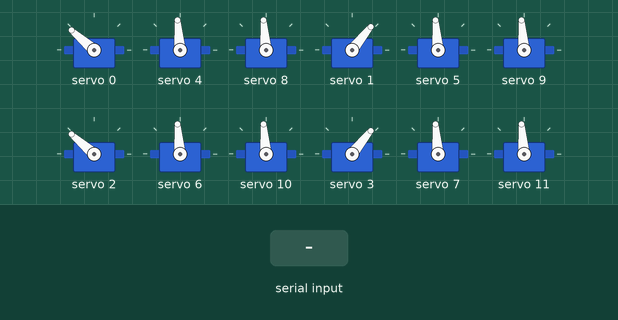
Simulated run of this sketch. Board: Arduino Uno, built with avr-gcc and run on an emulated ATmega328P. Shown: 12 × servo. Inputs (shaded band) come from the test bench.

Above: at 1.2 s.
1.3 s: "w" received over Serial
At 2.4 s:
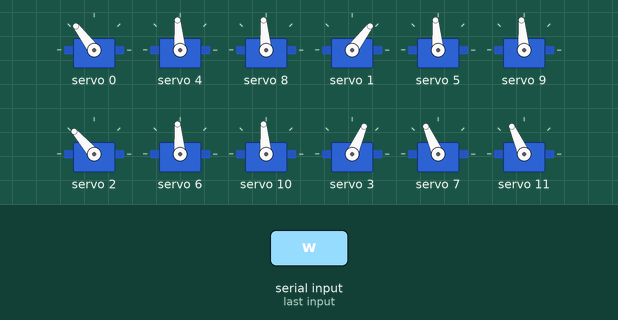
4.3 s: byte 83 ('S') received over Serial
At 4.6 s:
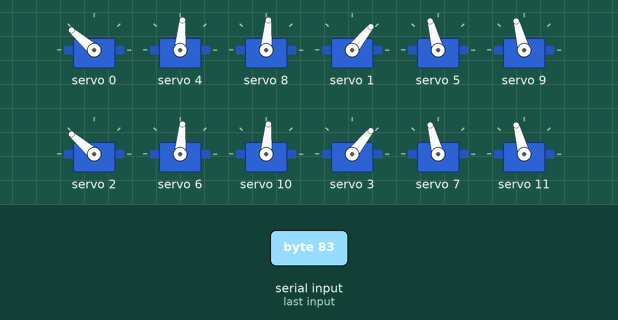
5.8 s: byte 50 ('2') received over Serial
At 6.9 s:
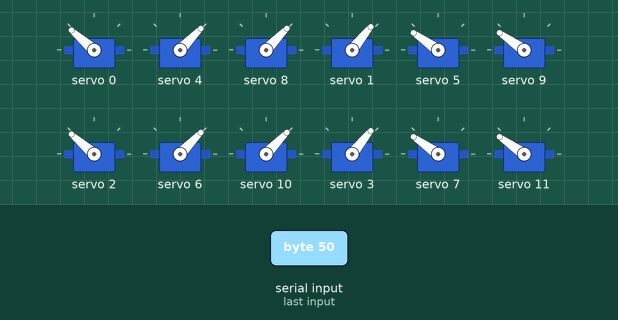
7.3 s: byte 68 ('D') received over Serial
At 7.9 s:
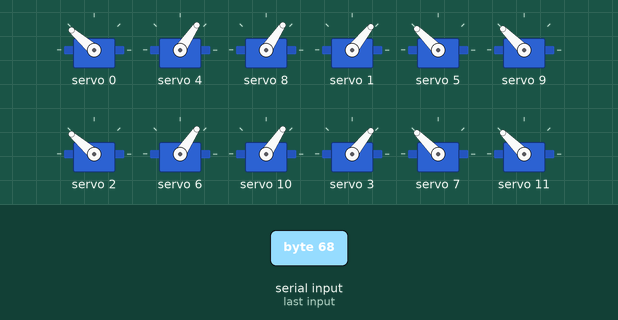
8.8 s: "t" received over Serial
At 10.0 s:
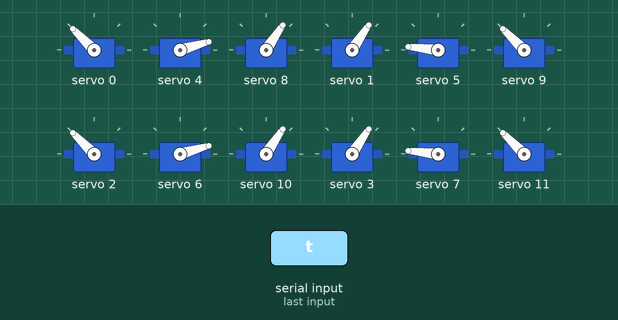
10.3 s: "g" received over Serial
At 11.4 s:
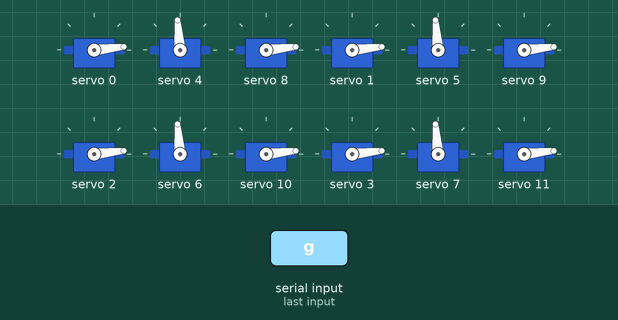
Timing chart, 0 to 12.8 s (numbered marks = the images above; inputs shaded):
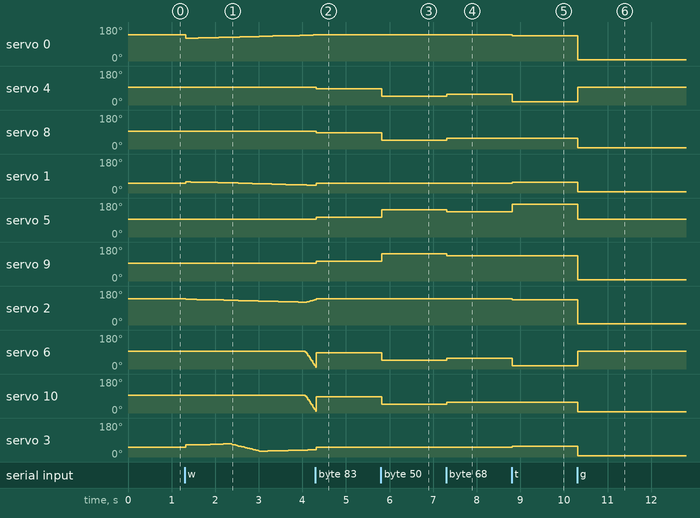

The sketch:

quadruped_class.ino
```cpp
//#include <Wire.h>
#include <EEPROM.h>
//#include <Adafruit_PWMServoDriver.h>
#include <SoftwareSerial.h>
//#include "Legs.h"
#include "Quadruped.h"

#define Total_legs  4
#define DOF_leg 3
#define Total_motors Total_legs*DOF_leg

SoftwareSerial bluetooth(10, 11); // RX, TX


/*     Frente
    As portas 0,1,2,3 são os "quadril"
        90 graus (do servo) é a posição paralela aos "olhos" do robô (ou seja, perpendicular ao corpo)
        90º do servo é equivalente à 0 na função "mover"
    As portas 4,5,6,7 são os "joelho"
        0º da função é a posição em que as patas ficam na altura da base do robô
    As portas 8,9,10,11 são os "pe"
        0º da função é a posição em que as patas ficam na altura da base do robô
                 _________
    ____________|         |_____________
   |__8______4__|0       1|______5___9__|
                |         |
    ____________|         |______________
   |_11______7__|3       2|______6___10__|
                |_________|
   pe^ joelho^   ^quadril^
*/
const int pos_lado[Total_motors]={-70,-70,70,70,  0,0,0,0};
//int altura[4] = {0,0,0,0};
//bool de_lado = 0;
//bool modo_omni=0;
//float phase[4] = {0, 0, 0, 0};
//float phase[4] = {0, 25, 50, 75};
//float phase[4] = {0, 50, 0, 50};

char S;
char p40[Total_motors]    = {40,-40,-40,40, 40,40,40,40};
char teste[Total_motors]  = {0,0,0,0, 90,90,90,90};
//char teste[Total_motors]  = {40,40,40,40, 40,40,40,40};

Quadruped quadruped(3);

void setup(){
  //float phase[4] = {0, 0, 0, 0};
  float phase[4] = {0, 25, 50, 75};
//  float phase[4] = {0, 50, 0, 50};

  quadruped.set_curve_parameters(0,30,40,50, 90, 95, 100);
  //Serial.begin(115200);
//  quadruped.set_curve_parameters(0,24,37.5,50, 60, 80, 100);
  quadruped.set_phase(phase);
  quadruped.set_amp_alpha(40);
  quadruped.set_amp_beta(120);
  quadruped.set_speed(100);
  quadruped.set_resolution(500);
//  quadruped.beta_negative();
  quadruped.begin();
  S='0';
  //bluetooth.begin(9600);
}

void loop() {
  /*quadruped.plot_curves(0);
  if(quadruped.get_alpha() == 0){
    int t=0;
      t=millis();
    while((millis()-t)>4000){
      Serial.println(0);
    }
    delay(5000);
  }
}
*/
  if(Serial.available()){
    S=Serial.read();
  }
  if(S=='t')
    quadruped.mover(p40,1,1);

  if(S=='g'){
    char teste[Total_motors]  = {0,0,0,0, 90,90,90,90};
    quadruped.real_pos(teste);
  }
  if(S=='G'){
    char teste[Total_motors]  = {90,90,90,90, 90,90,90,90};
    quadruped.real_pos(teste);
  }
  if(S=='y'){
    char a[Total_motors] = {60,60,60,60, 0,0,0,0};
    quadruped.walk_pos(a);
  }
  if(S=='h')
    quadruped.walk_pos(teste);

  if(S=='u'){
    char a[Total_motors] = {-60,-30,0,30, 0,0,0,0};
    quadruped.walk_pos(a);
  }
  if(S=='w' || S=='s' || S=='d' || S=='a' || S=='e' || S=='q'){
    if(S=='w')
      quadruped.walk(1,1);
    if(S=='s')
      quadruped.walk(-1,-1);
    if(S=='d')
      quadruped.walk(1,-1);
    if(S=='a')
      quadruped.walk(-1,1);
  }
  if(S=='S'){
    for(int i=0; i<4;i++)
      quadruped.altura[i] +=10;
    S='0';
  }
  if(S=='D'){
    for(int i=0; i<4;i++)
      quadruped.altura[i]-=10;
    S='0';
  }
  if(S=='P'){
    for(int i=0; i<4;i++)
      quadruped.altura[i]=0;
    S='0';
  }

  if(S=='2'){
    for(int i=0; i<4;i++)
      quadruped.altura[i] = 50;
    S='0';
  }
  if(S=='3'){
    for(int i=0; i<4;i++)
      quadruped.altura[i] =-50;
    S='0';
  }
  if(S=='5'){
    for(int i=0; i<2;i++)
      quadruped.altura[i] +=10;
    for(int i=2; i<4;i++)
      quadruped.altura[i] -=10;
    S='0';
  }
  if(S=='6'){
    for(int i=0; i<2;i++)
      quadruped.altura[i] -=10;
    for(int i=2; i<4;i++)
      quadruped.altura[i] +=10;
    S='0';
  }
  if(S=='1'){
    char a[Total_motors] = {0,0,0,0, 0,0,0,0};
    quadruped.mover(a,1,1);
  }

  if(S=='/'){
    Serial.print("new phase: ");
    while(!Serial.available());
    S = Serial.read();
    if(S=='1'){
      float phase[4] = {0, 25, 50, 75};
      quadruped.set_phase(phase);
    }
    if(S=='2'){
      float phase[4] = {0, 50, 0, 50};
      quadruped.set_phase(phase);
    }

    if(S=='5')
      quadruped.set_resolution(500);
    if(S=='6')
      quadruped.set_resolution(200);
    if(S=='7')
      quadruped.set_resolution(100);
    if(S=='8')
      quadruped.set_resolution(70);
    if(S=='9')
      quadruped.set_resolution(30);
    Serial.println(S);
  }

  if(S=='v'){
    Serial.print("new speed: ");
    while(!Serial.available());

    S = Serial.read();

    if(S=='0')
      quadruped.set_speed(0);
    if(S=='1')
      quadruped.set_speed(1);
    if(S=='2')
      quadruped.set_speed(10);
    if(S=='3')
      quadruped.set_speed(100);
    if(S=='4')
      quadruped.set_speed(1000);
    if(S=='5')
      quadruped.set_speed(5000);
    if(S=='6')
      quadruped.set_speed(10000);
    if(S=='7')
      quadruped.set_speed(50000);
    if(S=='8')
      quadruped.set_speed(100000);
    if(S=='9')
      quadruped.set_speed(500000);
    Serial.println(S);
    S='0';
  }

  if(S=='z'){
    Serial.println("----------test mode---------");
    Serial.println("press 'e' for exit");
    while(S!='e'){
      S = Serial.read();
      if(S=='0'){
        char a[Total_motors] = {10,10,-10,-10, 0,0,0,0};
        quadruped.mover(a,1,1);
      }
      if(S=='1'){
        char a[Total_motors] = {-90,-90,90,90, 0,0,0,0};
        quadruped.mover(a,1,1);
      }
      if(S=='2'){
        char a[Total_motors] = {0,0,0,0, -50,-50,-50,-50};
        quadruped.mover(a,1,1);
      }
      if(S=='3'){
        char a[Total_motors] = {0,0,0,0, 90,90,90,90};
        quadruped.mover(a,1,1);
      }
    }
    Serial.println("----------Normal mode---------");
    S='0';
  }

  if(S=='0'){
    int Aa = quadruped.get_amp_alpha()/2;
    char a[Total_motors] = {Aa,Aa,Aa,Aa, 0,0,0,0};
    quadruped.walk_pos(a);
  }
  }


/**/
```

Quadruped.cpp
```cpp
#include <Adafruit_PWMServoDriver.h>
#include <Wire.h>
#include "Arduino.h"
#include "Quadruped.h"

#define SERVOMIN  150 // this is the 'minimum' pulse length count (out of 4096)
#define SERVOMAX  600 // this is the 'maximum' pulse length count (out of 4096)
#define B_REV  (-beta_rev*2+1)

#define INV_PAR (2*(i%2)-1) // "(2*(i%2)-1)" inverte o sinal caso (i) seja par (lado esquerdo)
#define Total_motors DOFs_leg*4

Quadruped::Quadruped(int DOF){
  DOFs_leg=DOF;
  teste=0;
//  pwm.begin();//pode exigir begin -----------------------------------------------------------------------
  //pwm.setPWMFreq(60);//
}
void Quadruped::begin(){
  Serial.begin(115200);
  speed = 1000;
  pwm.begin();//pode exigir begin -----------------------------------------------------------------------
  pwm.setPWMFreq(60);//
}


void Quadruped::real_pos(char pos[]){
  int quadril[4], joelho[4], pe[4];
  for (int i = 0; i < Total_motors; i++) {
    if (i < 4)
      quadril[i] = (int)pos[i];
    else if(i<8)
      joelho[i - 4] = (int)pos[i];
    else
      pe[i - 8] = (int)pos[i];
  }
  for (int i = 0; i < 4; i++) {
    setMotorAngle(i,  quadril[i]);
    setMotorAngle(i+4,joelho[i]);
    setMotorAngle(i+8,pe[i]);
  }
}

void Quadruped::walk_pos(char pos[]){
  int quadril[4], joelho[4], pe[4];
  for (int i = 0; i < Total_motors; i++) {
    if (i < 4)
      quadril[i] = (int)pos[i];
    else if(i<8)
      joelho[i - 4] = (int)pos[i];
    else
      pe[i - 8] = (int)pos[i];
  }
  for (int i = 0; i < 4; i++) {
    /*
    if(i==0)
      setMotorAngle(i, 90 + quadril[i]);
    if(i==1)
      setMotorAngle(i, 90 + -quadril[i]);
    if(i==2)
      setMotorAngle(i, 90 + map(quadril[i],0,90,90,0));
    if(i==3)
      setMotorAngle(i, 90 + -map(quadril[i],0,90,90,0));*/
    float dir;
    int S;
    if(i==0){
      S=1;    dir = 1;}
    if(i==1){
      S=-1;   dir = 1;}
    if(i==2){
      S=1;    dir = -1;}
    if(i==3){
      S=-1;   dir = -1;}
    int quad_temp= S*(map(pos[i], 0, ampA, ampA/2 *(-dir), ampA/2 *(dir))+45);
    setMotorAngle(i, 90 + quad_temp);
    setMotorAngle(i+4, 90 + (altura[i] + B_REV*joelho[i] ) * (2*((i - 1)*(i - 3) == 0) - 1));  //"(2 * ((i-1) * (i - 3) == 0) - 1)" inverte o sinal caso (i-4) seja 1 ou 2
    if(DOFs_leg>=3)
        setMotorAngle(i+8, 90 + (altura[i] + B_REV*pe[i]     ) * (2*((i - 1)*(i - 3) == 0) - 1));      //"(2 * ((i-1) * (i - 3) == 0) - 1)" inverte o sinal caso (i-8) seja 1 ou 2
  }
}
void Quadruped::plot_curves(int l){
    walk_leg(l);
    Serial.print(alpha);
    Serial.print(',');
    Serial.print(beta);
    if(DOFs_leg>=3){
      Serial.print(',');
      Serial.print(teste);
    }
    Serial.println();
}


void Quadruped::walk(float right, float left){
  int quad_temp;
  for(int i =0; i<4; i++){
    walk_leg(i);
    /*
    if(i==0)
      quad_temp=  map(alpha, 0, ampA, ampA/2 *(-dirE + 1), ampA/2 *( dirE + 1))+45;
    if(i==1)
      quad_temp= -(map(alpha, 0, ampA, ampA/2 *(-dirD + 1), ampA/2 *( dirD + 1))+45);
    if(i==2)
      quad_temp=  map(alpha, 0, ampA, ampA/2 *( dirD + 1), ampA/2 *(-dirD + 1))+45;
    if(i==3)
      quad_temp= -(map(alpha, 0, ampA, ampA/2 *( dirE + 1), ampA/2 *(-dirE + 1))+45);
      */
    float dir;
    int S;
    if(i==0){
      S=1;    dir = left;}
    if(i==1){
      S=-1;   dir = right;}
    if(i==2){
      S=1;    dir = -right;}
    if(i==3){
      S=-1;   dir = -left;}
    quad_temp= S*(map(alpha, 0, ampA, -dir*ampA/2, dir* ampA/2)+45);
//    int quad_temp= S*(map(pos[i], 0, ampA, ampA/2 *(-dir), ampA/2 *(dir))+45);

    setMotorAngle(i,  90 + quad_temp);
    setMotorAngle(i+4, 90 + (altura[i] + B_REV*beta) * (2 * ((i-1) * (i-3) == 0) - 1));                  //"(2 * ((i-1) * (i - 3) == 0) - 1)" inverte o sinal caso (i-4) seja 1 ou 2
    if(DOFs_leg>=3)
      setMotorAngle(i+8, 90 + (altura[i] + B_REV*gamma) * (2 * ((i-1) * (i-3) == 0) - 1));                //"(2 * ((i-1) * (i - 3) == 0) - 1)" inverte o sinal caso (i-8) seja 1 ou 2
  }
  delayMicroseconds(speed*100);
}


void Quadruped::setMotorAngle(uint8_t num, uint16_t degree) {
  uint16_t pulselen = map(degree, 0, 180, SERVOMIN, SERVOMAX);
  pwm.setPWM(num, 0, pulselen);
}

void Quadruped::mover(char pos[],float dirE, float dirD) {
  int quadril[4], joelho[4], pe[4];
  for (int i = 0; i < Total_motors; i++) {
    if (i < 4)
      quadril[i] = (int)pos[i];
    else if(i<8)
      joelho[i - 4] = (int)pos[i];
    else
      pe[i - 8] = (int)pos[i];
  }
  bool Erro = 0;
  /*--------- V -------- bloquear valores absurdos ---------v ---------
  const int Max[4] = { 10,  90,  90,  90};    //{quadril[0,1],quadril[2,3],joelho[0:3],pe[0:3]   patas para frente e para baixo
  const int Min[4] = {-90, -10, -50, -50};    //                          patas para tras   e para cima

  digitalWrite(13,0);
  for (int i = 0; i < 4; i++) {
    if (quadril[i] < Min[ (i==0||i==3) ] || quadril[i] > Max[ (i==0||i==3) ]){ //i==0||i==3  Max[4] = { 10,  90,  90,  90};
      Erro = 1;
      Serial.print("___ERRO, quadril!__");
      Serial.println(i);
    }
    if(joelho[i] < Min[2] || joelho[i] > Max[2]){
      Erro = 1;
      Serial.print("___ERRO, joelho!__");
      Serial.println(i);
    }
    digitalWrite(13,Erro);
  }*/
  /*---------------------------------------------*/
  if (!Erro) {
  int quad_temp;
    for (int i = 0; i < 4; i++) { //portas do "quadril" do hub de servos
      /*setMotorAngle(i, 90 - quadril[i] * (2 * (i % 2) - 1)); // "(2*(i%2)-1)" inverte o sinal caso (i) seja impar (lado direito)
      // quando o valor de quadril[i] aumenta, a pata [i] vai para frente
      */
      //if(!de_lado){
        if(i==0)
          quad_temp= dirE * quadril[0];
        if(i==1)
          quad_temp= dirD * quadril[1];
        if(i==2)
          quad_temp= dirD * -quadril[2];
        if(i==3)
          quad_temp= dirE * -quadril[3];
        setMotorAngle(i, 90 + quad_temp);
      //}
      setMotorAngle(i+4, 90 + (altura[i]+joelho[i]) * (2 * ((i-1) * (i - 3) == 0) - 1));  //"(2 * ((i-1) * (i - 3) == 0) - 1)" inverte o sinal caso (i-4) seja 1 ou 2
      if(DOFs_leg>=3)
          setMotorAngle(i+8, 90 + (altura[i]+pe[i]) * (2 * ((i-1) * (i - 3) == 0) - 1));      //"(2 * ((i-1) * (i - 3) == 0) - 1)" inverte o sinal caso (i-8) seja 1 ou 2

    }
  }
}


void Quadruped::set_curve_parameters(int xa, int xb, int xc, int xd, int xe, int xf, int xg){
    Xa = xa;
    Xb = xb;
    Xc = xc;
    Xd = xd;
    Xe = xe;
    Xf = xf;
    Xg = xg;
}

#define unitstep(a) ((a)>=0)
#define ramp(a) (a)*((a)>=0)

void Quadruped::walk_leg(int pata) {
    if(phase[pata]>=100)
        phase[pata] = 0;
    phase[pata] += 100.0/resolution;
    float n = phase[pata];
    float AmpAlpha = ampA;
    float AmpA_cor = 40;
    float AmpBeta = ampB;
    float AmpB_cor = 40;
    float AmpGamma = ampB;
    float AmpG_cor = ampG;
    int xb = Xb;
    int xc = Xc;
    int xd = Xd;
    //alpha = ramp(n) * (AmpAlpha / Xb)* unitstep(-n+Xb) + (AmpAlpha + (Xb -  ramp(n)) * (AmpAlpha / (Xd-Xb)) )* unitstep(n-Xb);
    //alpha = ramp(n) * (AmpAlpha / Xe) - ramp(n-Xe) * (AmpAlpha / Xe) - ((ramp(n)-Xe) * (AmpAlpha / (Xg-Xe)) )* unitstep(n-Xe);
    alpha = AmpAlpha*( ramp(n)/Xe  - ramp(n-Xe)/Xe - ramp(n-Xe)/(Xg-Xe));

    beta  = (ramp(n-Xe) * (AmpBeta / (Xf-Xe) ) - ramp(n-Xf) * (AmpBeta / (Xf-Xe) ) - ramp(n - Xf) * (AmpBeta / (Xg-Xf)) )* unitstep(n-Xe)* unitstep(-n+Xg);
    gamma = beta;
  /******************************Gravity center correction***********************************/
    if(GC_correct){
        if(pata==3||pata==0){
            alpha+= (ramp(n-Xe+25) * (AmpA_cor / (Xf-Xe) ) - ramp(n-Xf+25) * (AmpA_cor / (Xf-Xe) ) - ramp(n - Xf+25) * (AmpA_cor / (Xf-Xe)) )* unitstep(n-Xe+25)* unitstep(-n+Xg-25);
            alpha+= -(ramp(n-Xe+75) * (AmpA_cor / (Xf-Xe) ) - ramp(n-Xf+75) * (AmpA_cor / (Xf-Xe) ) - ramp(n - Xf+75) * (AmpA_cor / (Xf-Xe)) )* unitstep(n-Xe+75)* unitstep(-n+Xg-75);
        }
        else{
            alpha+= -(ramp(n-Xe+25) * (AmpA_cor / (Xf-Xe) ) - ramp(n-Xf+25) * (AmpA_cor / (Xf-Xe) ) - ramp(n - Xf+25) * (AmpA_cor / (Xf-Xe)) )* unitstep(n-Xe+25)* unitstep(-n+Xg-25);
            alpha+= (ramp(n-Xe+75) * (AmpA_cor / (Xf-Xe) ) - ramp(n-Xf+75) * (AmpA_cor / (Xf-Xe) ) - ramp(n - Xf+75) * (AmpA_cor / (Xf-Xe)) )* unitstep(n-Xe+75)* unitstep(-n+Xg-75);
        }
        beta -= (ramp(n-xb) * (AmpB_cor / (xc-xb) ) - ramp(n-xc) * (AmpB_cor / (xc-xb) ) - ramp(n - xc) * (AmpB_cor / (xc-xb)) )* unitstep(n-xb)* unitstep(-n+xd);// + (ramp(n-Xd) * (AmpBeta / (Xc-Xb)) );
        gamma+= (ramp(n-xb) * (AmpG_cor / (xc-xb) ) - ramp(n-xc) * (AmpG_cor / (xc-xb) ) - ramp(n - xc) * (AmpG_cor / (xc-xb)) )* unitstep(n-xb)* unitstep(-n+xd);// + (ramp(n-Xd) * (AmpBeta / (Xc-Xb)) );

    }
  /*******************************************************************************************/

    //-ramp(n-Xb+25)* (AmpAlpha / (Xc-Xb)) + 2*ramp(n-Xc+25)* (AmpAlpha / (Xc-Xb)))*unitstep(-n+Xc);

}

void Quadruped::set_phase(float Phase[4]){
    for(int i=0;i<4;i++)
        phase[i] = Phase[i];
}
```

Quadruped.h
```cpp
#include "Arduino.h"
#include <Adafruit_PWMServoDriver.h>
#include <Wire.h>

class Quadruped{
    private:
        int speed;
        int DOFs_leg;
        Adafruit_PWMServoDriver pwm = Adafruit_PWMServoDriver();
        int teste;
        int resolution;
        int ampA;
        int ampB;
        int ampG;
        float phase[4];
        int Xa, Xb, Xc, Xd, Xe, Xf, Xg;
        float alpha, beta, gamma;
        bool GC_correct=0;
        bool beta_rev=0;

    public:
        Quadruped(int DOF);
        int altura[4] = {0,0,0,0};
        void real_pos(char pos[]);
        void walk_pos(char pos[]);
        void plot_curves(int l);
        void walk(float dirD, float dirE);
        void setMotorAngle(uint8_t num, uint16_t degree);
        void mover(char pos[],float dirE, float dirD);
        void begin();
        void beta_negative(){beta_rev=1;};
//////////////////////////////////////////////////////

        void walk_leg(int pata);
        void set_curve_parameters(int xa, int xb, int xc, int xd, int xe, int xf, int xg);
        void set_phase(float Phase[]);
        void set_amp_alpha(int Alpha){ampA =Alpha;}
        void set_amp_beta(int Beta){ampB = Beta;}
        void set_amp_gamma(int Gamma){ampG = Gamma;}
        void set_speed(int s){speed=s;}
        void set_resolution(int c){resolution=c;}
        int get_alpha(){return (int)alpha;}
        int get_beta(){return (int)beta;}
        int get_gamma(){return (int)gamma;}
        int get_amp_alpha(){return ampA;}
        int get_amp_beta(){return ampB;}
        int get_amp_gamma(){return ampG;}


};
```

Measured:
- after the input at 1.3 s, servo 0: 139° → 120° at once, → 121° 0.14 s later, → 122° 0.15 s later, → 123° 0.15 s later, … (16 changes in this stretch); servo 1: 51° → 60° at once, → 58° 0.11 s later, → 57° 0.32 s later, → 56° 0.15 s later, … (19 changes in this stretch)
- after the input at 4.3 s, servo 0: stays 139° (without the input it goes to 141° after 0.26 s); servo 4, servo 8: 95° → 85° at once; servo 5, servo 9, servo 7, servo 11: 95° → 105° at once; servo 2: goes on until 4.3 s, then stays 139°
- after the input at 5.8 s, servo 4, servo 8, servo 6, servo 10: 85° → 46° at once; servo 5, servo 9, servo 7, servo 11: 105° → 145° at once
- after the input at 7.3 s, servo 4, servo 8, servo 6, servo 10: 46° → 56° at once; servo 5, servo 9, servo 7, servo 11: 145° → 135° at once
- after the input at 8.8 s, servo 0, servo 2: 139° → 135° at once; servo 4, servo 6: 56° → 16° at once; servo 1, servo 3: 51° → 56° at once; servo 5, servo 7: 135° → 174° at once
- after the input at 10.3 s, servo 0, servo 9, servo 2, servo 11: 135° → 6° at once; servo 4, servo 6: 16° → 95° at once; servo 8, servo 1, servo 10, servo 3: 56° → 6° at once; servo 5, servo 7: 174° → 95° at once
